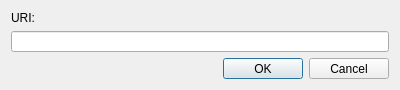
<?xml version="1.0" encoding="UTF-8"?>
<ui version="4.0">
 <class>add_http_ftp_magnetlink</class>
 <widget class="QDialog" name="add_http_ftp_magnetlink">
  <property name="geometry">
   <rect>
    <x>0</x>
    <y>0</y>
    <width>400</width>
    <height>90</height>
   </rect>
  </property>
  <property name="sizePolicy">
   <sizepolicy hsizetype="Expanding" vsizetype="Fixed">
    <horstretch>0</horstretch>
    <verstretch>0</verstretch>
   </sizepolicy>
  </property>
  <property name="minimumSize">
   <size>
    <width>0</width>
    <height>90</height>
   </size>
  </property>
  <property name="maximumSize">
   <size>
    <width>16777215</width>
    <height>90</height>
   </size>
  </property>
  <property name="windowTitle">
   <string>Add URI</string>
  </property>
  <layout class="QVBoxLayout" name="verticalLayout">
   <item>
    <widget class="QLabel" name="label">
     <property name="text">
      <string>URI:</string>
     </property>
    </widget>
   </item>
   <item>
    <widget class="QLineEdit" name="lineEdit"/>
   </item>
   <item>
    <widget class="QDialogButtonBox" name="buttonBox">
     <property name="orientation">
      <enum>Qt::Horizontal</enum>
     </property>
     <property name="standardButtons">
      <set>QDialogButtonBox::Cancel|QDialogButtonBox::Ok</set>
     </property>
    </widget>
   </item>
  </layout>
 </widget>
 <resources/>
 <connections>
  <connection>
   <sender>buttonBox</sender>
   <signal>accepted()</signal>
   <receiver>add_http_ftp_magnetlink</receiver>
   <slot>accept()</slot>
   <hints>
    <hint type="sourcelabel">
     <x>248</x>
     <y>254</y>
    </hint>
    <hint type="destinationlabel">
     <x>157</x>
     <y>274</y>
    </hint>
   </hints>
  </connection>
  <connection>
   <sender>buttonBox</sender>
   <signal>rejected()</signal>
   <receiver>add_http_ftp_magnetlink</receiver>
   <slot>reject()</slot>
   <hints>
    <hint type="sourcelabel">
     <x>316</x>
     <y>260</y>
    </hint>
    <hint type="destinationlabel">
     <x>286</x>
     <y>274</y>
    </hint>
   </hints>
  </connection>
 </connections>
</ui>
